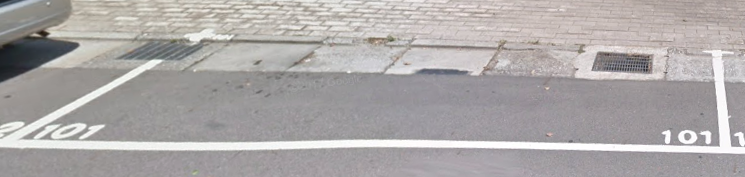
#> input picture parkingLot.png, 745 x 177 px
$ jupyter execute '9.Canny Edge Detection and Gradients.ipynb'   (older library calls are emulated)
#> lines starting #> are read from the running program, lines starting #| are printed output that depends on the picture; after the words box and inside, x2 and y2 are one past the last pixel; in counts of white or black regions, pixels touching at a corner belong together
[cell 1]
import cv2
import numpy as np
import time

# cap = cv2.VideoCapture('parkingLot.png')
img = cv2.imread('parkingLot.png')
#> img is the input picture: shape (177, 745, 3); mean B, G, R 167.9, 168.3, 172.4

laplacian = cv2.Laplacian(img, cv2.CV_64F)
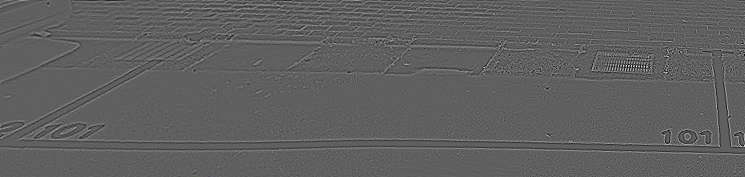
#> laplacian: shape (177, 745, 3) float64; mean B, G, R 0, 0, 0; drawn with min black and max white
sobelx = cv2.Sobel (img, cv2.CV_64F, 1, 0, ksize=5)
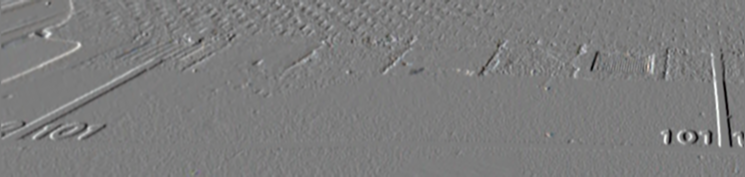
#> sobelx: shape (177, 745, 3) float64; mean B, G, R 7.6, 7.3, 8.4; drawn with min black and max white
sobely = cv2.Sobel (img, cv2.CV_64F, 0, 1, ksize=5)
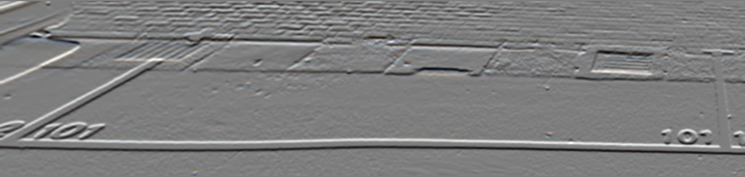
#> sobely: shape (177, 745, 3) float64; mean B, G, R -13.8, -19.7, -20.7; drawn with min black and max white

#Combine it with chapter 8
hsv = cv2.cvtColor(img, cv2.COLOR_BGR2HSV)
#> hsv: shape (177, 745, 3); mean H, S, V 79.5, 10.8, 173.1
sensitivity = 30
lower_white = np.array([0,0,255-sensitivity])
kernel = np.ones((5,5), np.uint8)
upper_white = np.array([255,sensitivity,255])
mask = cv2.inRange(hsv, lower_white, upper_white)
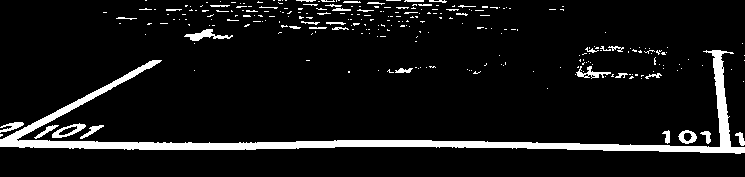
#> mask: shape (177, 745); 7.8% white; 273 white regions (235 under 20 px), largest, box (x1, y1, x2, y2) and area: (0, 50, 745, 154) 7100, (184, 29, 233, 41) 240, (52, 123, 86, 138) 201
erosion = cv2.erode(mask, kernel, iterations = 1)
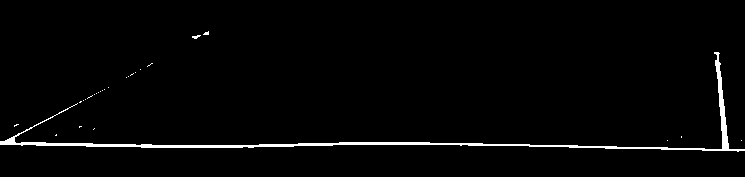
#> erosion: shape (177, 745); 2% white; 27 white regions (25 under 20 px), largest, box (x1, y1, x2, y2) and area: (0, 52, 745, 152) 2575, (192, 35, 201, 39) 21
edges = cv2.Canny(erosion, 100, 200)# New learning
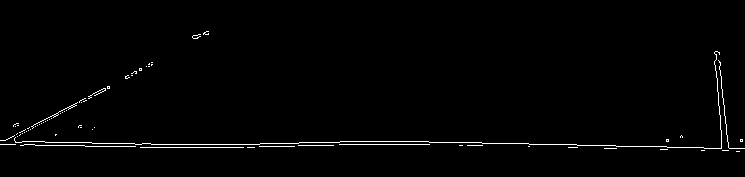
#> edges: shape (177, 745); 1.3% white in thin lines or dots, all inside (x1, y1, x2, y2) = (0, 31, 745, 152)

cv2.imshow('original',img)
cv2.imshow('laplacian',laplacian)
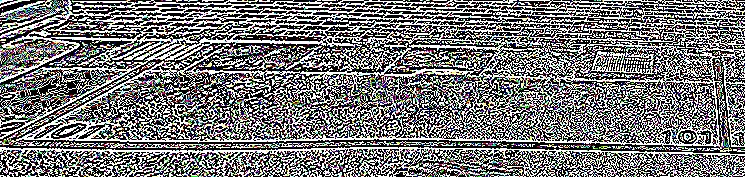
#> window 'laplacian': shape (177, 745, 3); mean B, G, R 117.8, 118.1, 118.3
cv2.imshow('sobelx',sobelx)
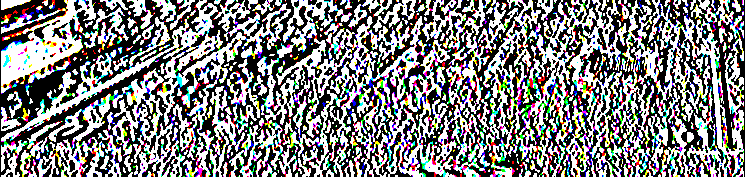
#> window 'sobelx': shape (177, 745, 3); mean B, G, R 127.1, 126.4, 126.9
cv2.imshow('sobely',sobely)
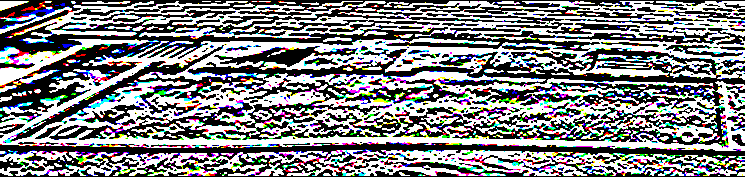
#> window 'sobely': shape (177, 745, 3); mean B, G, R 130.4, 128.5, 128.1
cv2.imshow('edges',edges)

k = cv2.waitKey(1) & 0xFF == ord('q')
#> (key q is pressed here)
while k != 1:
    k = cv2.waitKey(1) & 0xFF == ord('q')
    if k == 1:
        break

cv2.destroyAllWindows()
